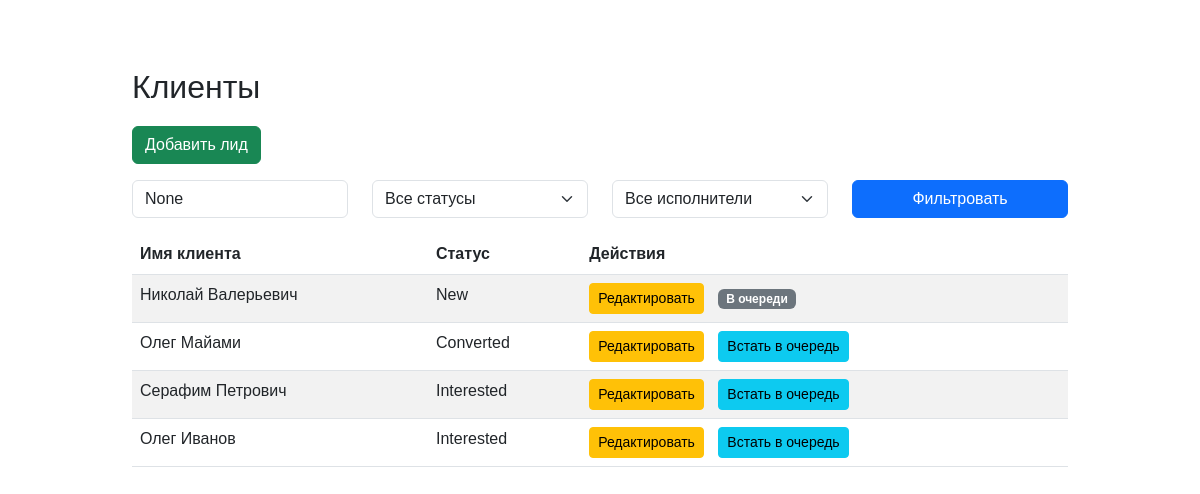
Screenshot of /leads/ with the database file from the repository.
### leads/models.py (models this page shows, shortened)
class Lead(models.Model):
    STATUS_CHOICES = [
        ('new', 'Новый'),
        ('interested', 'Успешно'),
        ('converted', 'Перезвон'),
        ('canceled', 'Не актуально'),
    ]
    lead_number = models.CharField(max_length=10, unique=True, blank=True)
    name = models.CharField(max_length=255)
    status = models.CharField(max_length=20, choices=STATUS_CHOICES, default='new')
    information = models.TextField(blank=True, null=True)
    assignee = models.ForeignKey(
        User,
        on_delete=models.SET_NULL,
        blank=True,
        null=True,
        related_name='assigned_leads'
    )
    created_at = models.DateTimeField(auto_now_add=True)
    updated_at = models.DateTimeField(auto_now=True)
    in_queue = models.BooleanField(default=False, verbose_name="В очереди")

### leads/views.py (the view)
# urls.py: path('', views.lead_list, name='lead_list'),
def lead_list(request):
    leads = Lead.objects.all()
    users = User.objects.all()
    query = request.GET.get('q')
    if query:
        leads = leads.filter(name__icontains=query)
    status = request.GET.get('status')
    if status:
        leads = leads.filter(status=status)
    assignee = request.GET.get('assignee')
    if assignee:
        leads = leads.filter(assignee_id=assignee)
    return render(request, 'leads/lead_list.html', {
        'leads': leads,
        'users': users,
        'current_status': status,
        'current_assignee': assignee,
        'current_query': query,
    })

### templates/leads/lead_list.html (shortened to what this page needs)
<!DOCTYPE html>
<html lang="ru">
<head>
    <link href="https://cdn.jsdelivr.net/npm/bootstrap@5.3.0/dist/css/bootstrap.min.css"  rel="stylesheet">
</head>
<body>
<div class="container mt-5">
    <h2>Клиенты</h2>
    <a href="{% url 'create_lead' %}" class="btn btn-success mb-3">Добавить лид</a>
    <form method="get" class="mb-3">
        <div class="row">
            <div class="col-md-3">
                <input type="text" name="q" class="form-control" placeholder="Поиск по имени" value="{{ current_query }}">
            </div>
            <div class="col-md-3">
                <select name="status" class="form-select">
                    <option value="">Все статусы</option>
                </select>
            </div>
            <div class="col-md-3">
                <select name="assignee" class="form-select">
                    <option value="">Все исполнители</option>
                </select>
            </div>
            <div class="col-md-3">
                <button type="submit" class="btn btn-primary w-100">Фильтровать</button>
            </div>
        </div>
    </form>
    <table class="table table-striped">
        <thead>
            <tr>
                <th>Имя клиента</th>
                <th>Статус</th>
                <th>Действия</th>
            </tr>
        </thead>
        <tbody>
            {% for lead in leads %}
                <tr>
                    <td>{{ lead.name }}</td>
                    <td>{{ lead.status|title }}</td>
                    <td>
                        <a href="{% url 'lead_update' lead.id %}" class="btn btn-warning btn-sm">Редактировать</a>
                        {% if not lead.in_queue %}
                            <a href="{% url 'add_to_queue' lead.id %}" class="btn btn-info btn-sm">Встать в очередь</a>
                        {% else %}
                            <span class="badge bg-secondary">В очереди</span>
                        {% endif %}
                    </td>
                </tr>
            {% empty %}
                <tr>
                    <td colspan="3">Список клиентов пуст</td>
                </tr>
            {% endfor %}
        </tbody>
    </table>
</div>
</body>
</html>

### templates/leads/lead_list.html (style rules this page uses)
body { font-family: Arial, sans-serif; padding: 20px; }
.container { max-width: 960px; }
h2 { margin-bottom: 20px; }
.btn { margin-right: 10px; }

### rows the page displays
Lead: name "Николай Валерьевич", status "New", in_queue "В очереди"
Lead: name "Олег Майами", status "Converted", in_queue "Встать в очередь"
Lead: name "Серафим Петрович", status "Interested", in_queue "Встать в очередь"
Lead: name "Олег Иванов", status "Interested", in_queue "Встать в очередь"
